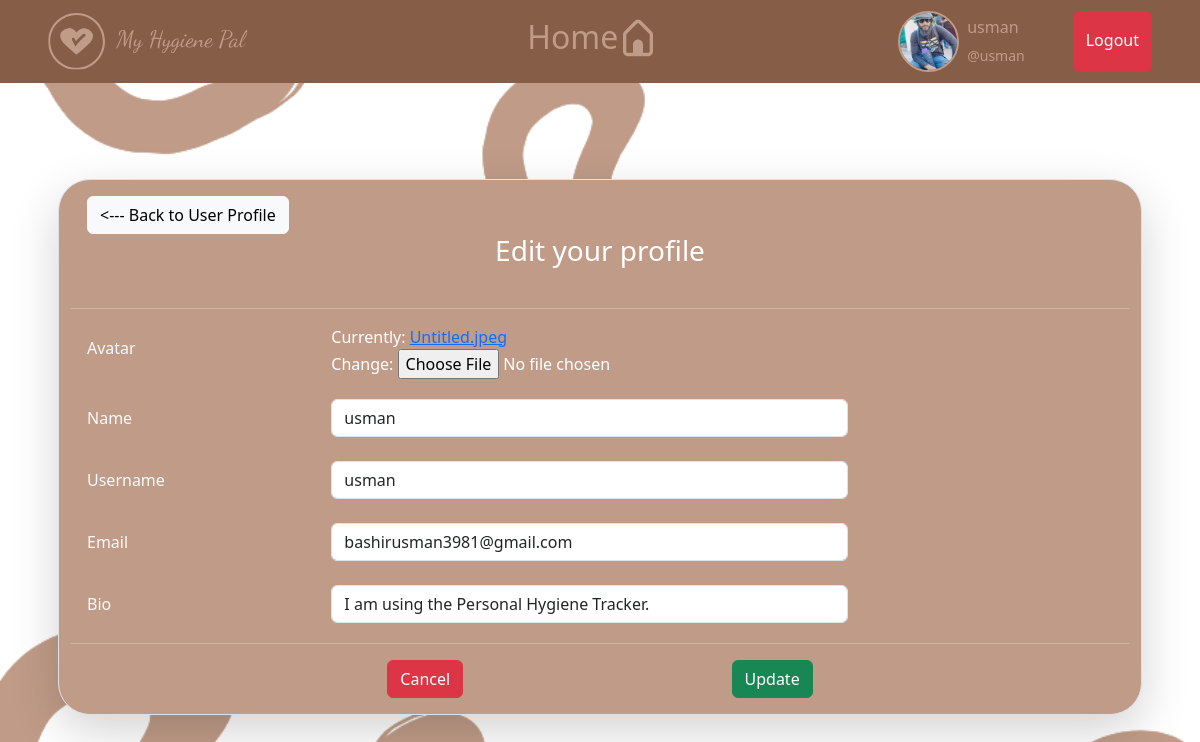
/update-user/ (signed in), run on an earlier commit of the app's database.
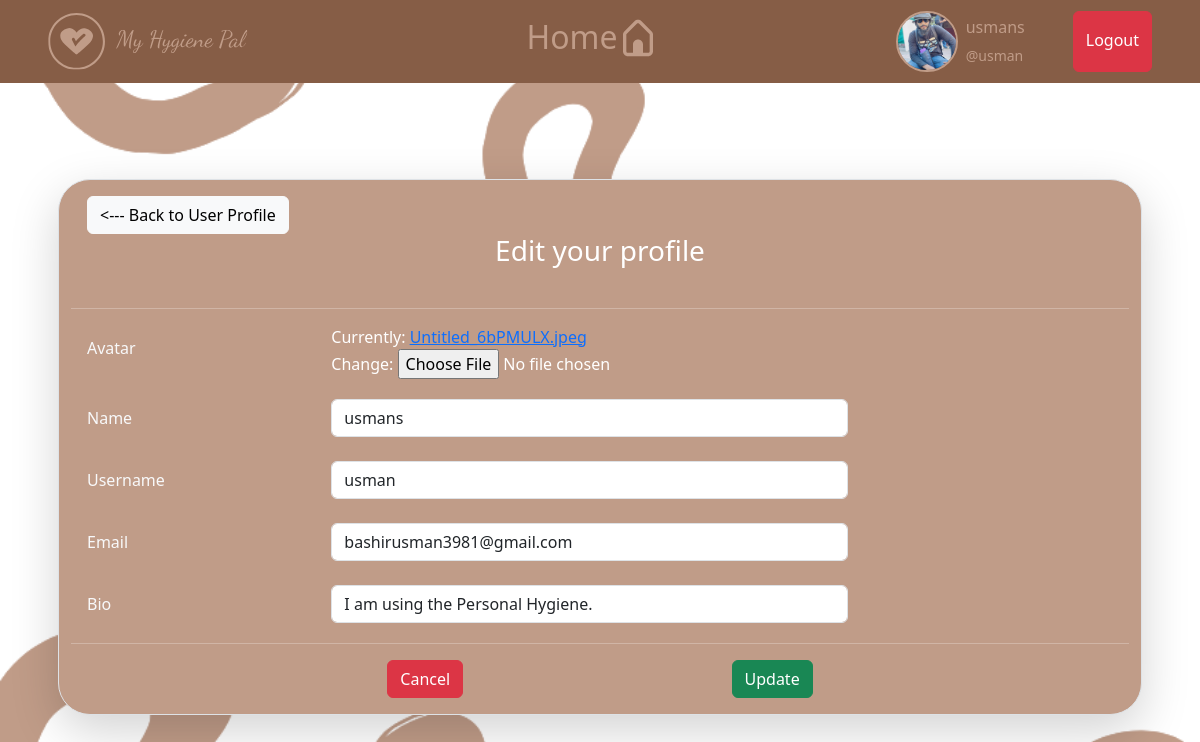
And on a later commit of the database.
### PersonalHygieneTracker/models.py (models this page shows)
class User(AbstractUser):
    name = models.CharField(max_length=200, null=True)
    email = models.EmailField(unique=True, null=True)
    bio = models.TextField(null=True, default="I am using the Personal Hygiene Tracker.")
    streak = models.BooleanField(null=True)
    avatar = models.ImageField(null=True, default="avatar.svg")
    badges = models.IntegerField(null=True, default=0)
    USERNAME_FIELD = 'email'
    REQUIRED_FIELDS = []

### PersonalHygieneTracker/views.py (the view, shortened to what this page needs)
# urls.py: path('update-user/', views.updateUser, name='update-user'),
@login_required(login_url="login")
def updateUser(request):
    user = request.user
    form = forms.UserForm(instance=user)
    context = {'form': form}
    return render(request, 'PersonalHygieneTracker/edit-user.html', context)

### PersonalHygieneTracker/forms.py
class UserForm(ModelForm):
    class Meta:
        model = models.User
        fields = ['avatar','name','username', 'email','bio']

### PersonalHygieneTracker/templates/PersonalHygieneTracker/edit-user.html (shortened to what this page needs)
{% extends 'base.html' %}
{% block content %}
    <div class="my-5">
        <div class="d-flex justify-content-center">
            <div class="container shadow-lg m-3 border bg-danger my-5 rounded-5">
                <div class="p-3">
                    <div class="d-flex justify-content-between">
                        <a class="btn btn-light" href="{% url 'profile' user.id %}">
                            <--- Back to User Profile
                        </a>
                    </div>
                    <h3 class="text-center">Edit your profile</h3>
                </div>
                <hr>
                <form id="userform" method="post" enctype="multipart/form-data">
                    {% for field in form %}
                        <div class="mb-3 row">
                            <label class="text-light col-sm-2 col-form-label my-1 mx-3">{{field.label}}</label>
                            <div class="col-sm-6 mx-5">
                                {% if field.label == 'Avatar' %}
                                    {{field}}
                                {% else %}
                                    <input required type="{{field.field.widget.input_type}}" class="text-dark form-control my-1" name="{{field.name}}" value="{{field.value}}">
                                {% endif %}
                            </div>
                        </div>
                    {% endfor %}
                    <hr>
                    <div class="mx-5 my-3 d-flex justify-content-evenly">
                        <a class="btn btn-danger" href="{% url 'profile' user.id %}">Cancel</a>
                        <button class="btn btn-success" type="submit">Update</button>
                    </div>
                </form>
            </div>
        </div>
    </div>
{% endblock %}

### templates/base.html (shortened to what this page needs)
<!DOCTYPE html>
{% load static %}
<html lang="en">
<head>
    <link href="https://cdn.jsdelivr.net/npm/bootstrap@5.3.0/dist/css/bootstrap.min.css" rel="stylesheet">
    <link rel="stylesheet" type="text/css" href="{% static 'css/style.css' %}"/>
</head>
<body>
    {% if not main %}
    <nav class="navbar navbar-expand-lg navbar-light bg-secondary d-flex justify-content-between">
        <a class="navbar-brand mx-5" href="{% url 'index' %}"></a>
        <div class="d-flex">
            <a class="nav-item nav-link link-danger mx-3 d-flex" href="{% url 'home' %}">
                <h2>Home</h2>
            </a>
        </div>
        <div class="d-flex">
            <a class="d-flex link-danger" href="{% url 'profile' request.user.id %}">
                <div class="profile-pic profile-pic-medium mx-2">
                    <img src="{{request.user.avatar.url}}" />
                </div>
                <div>
                    <p class="my-1">{{request.user.name}} </p><small>@{{request.user.username}}</small>
                </div>
            </a>
            <a href="{% url 'logout' %}" class="mx-5 btn btn-danger py-3">Logout</a>
        </div>
    </nav>
    {% endif %}
    <div class="container mt-3">
        {% block content %}
        {% endblock %}
    </div>
</body>
</html>

What changed in the data, as far as the page shows it:
changed User "usman": user.name "usman" → "usmans"; name "usman" → "usmans"; bio "I am using the Personal Hygiene Tracker." → "I am using the Personal Hygiene."
Also different on the page:
text no longer shown: "Currently: Untitled.jpeg Change:"
text now shown: "Currently: Untitled_6bPMULX.jpeg Change:"
